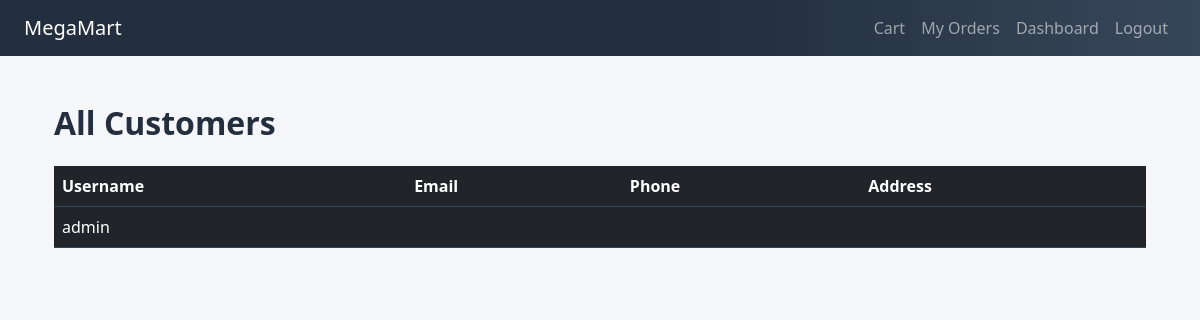
Before: /dashboard/admin/customers/ (signed in) with the older database file.
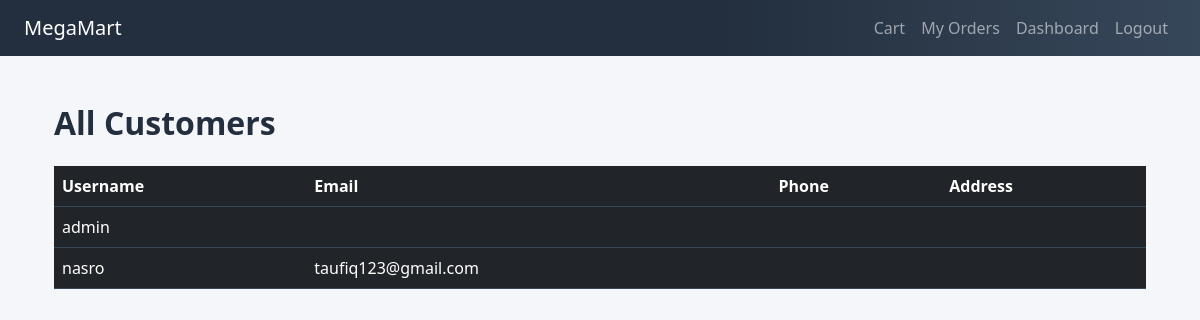
After: the same page with the newer database file.
### accounts/models.py (models this page shows, shortened)
class CustomerProfile(models.Model):
    user = models.OneToOneField(CustomUser, on_delete=models.CASCADE)
    address = models.TextField(blank=True)
    phone = models.CharField(max_length=15, blank=True)

class CustomUser(AbstractUser):
    is_vendor = models.BooleanField(default=False)
    is_customer = models.BooleanField(default=True)

### dashboard/views.py (the view)
# urls.py: path('admin/customers/', AdminCustomerListView.as_view(), name='admin_customers'),
class AdminCustomerListView(LoginRequiredMixin, ListView):
    model = CustomerProfile
    template_name = 'dashboards/admin_customer_list.html'
    context_object_name = 'customers'

### templates/dashboards/admin_customer_list.html (shortened to what this page needs)
{% extends 'base.html' %}
{% block content %}
<div class="container mt-5">
  <h2 class="mb-4">All Customers</h2>
  <table class="table table-dark table-hover">
    <thead>
      <tr>
        <th>Username</th>
        <th>Email</th>
        <th>Phone</th>
        <th>Address</th>
      </tr>
    </thead>
    <tbody>
      {% for customer in customers %}
      <tr>
        <td>{{ customer.user.username }}</td>
        <td>{{ customer.user.email }}</td>
        <td>{{ customer.phone }}</td>
        <td>{{ customer.address }}</td>
      </tr>
      {% empty %}
      <tr><td colspan="4">No customers found.</td></tr>
      {% endfor %}
    </tbody>
  </table>
</div>
{% endblock %}

Changed rows visible on the page:
added CustomerProfile: user.username "nasro", user.email "taufiq123@gmail.com"
